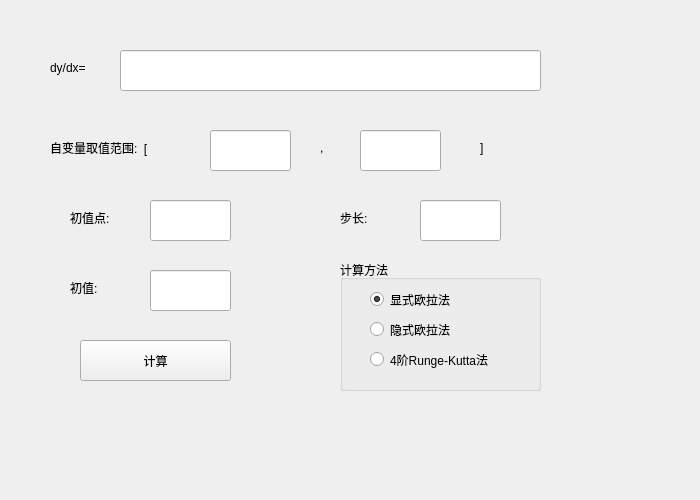
<?xml version="1.0" encoding="UTF-8"?>
<ui version="4.0">
 <class>E6t1</class>
 <widget class="QWidget" name="E6t1">
  <property name="geometry">
   <rect>
    <x>0</x>
    <y>0</y>
    <width>700</width>
    <height>500</height>
   </rect>
  </property>
  <property name="windowTitle">
   <string>Form</string>
  </property>
  <widget class="QLabel" name="label">
   <property name="geometry">
    <rect>
     <x>50</x>
     <y>60</y>
     <width>51</width>
     <height>16</height>
    </rect>
   </property>
   <property name="text">
    <string>dy/dx=</string>
   </property>
  </widget>
  <widget class="QLineEdit" name="lineEdit">
   <property name="geometry">
    <rect>
     <x>120</x>
     <y>50</y>
     <width>421</width>
     <height>41</height>
    </rect>
   </property>
  </widget>
  <widget class="QLabel" name="label_2">
   <property name="geometry">
    <rect>
     <x>50</x>
     <y>140</y>
     <width>141</width>
     <height>16</height>
    </rect>
   </property>
   <property name="text">
    <string>自变量取值范围:  [</string>
   </property>
  </widget>
  <widget class="QLineEdit" name="lineEdit_2">
   <property name="geometry">
    <rect>
     <x>210</x>
     <y>130</y>
     <width>81</width>
     <height>41</height>
    </rect>
   </property>
  </widget>
  <widget class="QLabel" name="label_3">
   <property name="geometry">
    <rect>
     <x>320</x>
     <y>140</y>
     <width>16</width>
     <height>16</height>
    </rect>
   </property>
   <property name="text">
    <string>,</string>
   </property>
  </widget>
  <widget class="QLineEdit" name="lineEdit_3">
   <property name="geometry">
    <rect>
     <x>360</x>
     <y>130</y>
     <width>81</width>
     <height>41</height>
    </rect>
   </property>
  </widget>
  <widget class="QLabel" name="label_4">
   <property name="geometry">
    <rect>
     <x>480</x>
     <y>140</y>
     <width>72</width>
     <height>15</height>
    </rect>
   </property>
   <property name="text">
    <string>]</string>
   </property>
  </widget>
  <widget class="QLabel" name="label_5">
   <property name="geometry">
    <rect>
     <x>70</x>
     <y>210</y>
     <width>61</width>
     <height>16</height>
    </rect>
   </property>
   <property name="text">
    <string>初值点:</string>
   </property>
  </widget>
  <widget class="QLineEdit" name="lineEdit_4">
   <property name="geometry">
    <rect>
     <x>150</x>
     <y>200</y>
     <width>81</width>
     <height>41</height>
    </rect>
   </property>
  </widget>
  <widget class="QLineEdit" name="lineEdit_5">
   <property name="geometry">
    <rect>
     <x>420</x>
     <y>200</y>
     <width>81</width>
     <height>41</height>
    </rect>
   </property>
  </widget>
  <widget class="QLabel" name="label_6">
   <property name="geometry">
    <rect>
     <x>340</x>
     <y>210</y>
     <width>61</width>
     <height>16</height>
    </rect>
   </property>
   <property name="text">
    <string>步长:</string>
   </property>
  </widget>
  <widget class="QLineEdit" name="lineEdit_6">
   <property name="geometry">
    <rect>
     <x>150</x>
     <y>270</y>
     <width>81</width>
     <height>41</height>
    </rect>
   </property>
  </widget>
  <widget class="QLabel" name="label_7">
   <property name="geometry">
    <rect>
     <x>70</x>
     <y>280</y>
     <width>61</width>
     <height>16</height>
    </rect>
   </property>
   <property name="text">
    <string>初值:</string>
   </property>
  </widget>
  <widget class="QPushButton" name="pushButton">
   <property name="geometry">
    <rect>
     <x>80</x>
     <y>340</y>
     <width>151</width>
     <height>41</height>
    </rect>
   </property>
   <property name="text">
    <string>计算</string>
   </property>
  </widget>
  <widget class="QGroupBox" name="groupBox">
   <property name="geometry">
    <rect>
     <x>340</x>
     <y>260</y>
     <width>201</width>
     <height>131</height>
    </rect>
   </property>
   <property name="title">
    <string>计算方法</string>
   </property>
   <widget class="QRadioButton" name="radioButton">
    <property name="geometry">
     <rect>
      <x>30</x>
      <y>30</y>
      <width>115</width>
      <height>19</height>
     </rect>
    </property>
    <property name="text">
     <string>显式欧拉法</string>
    </property>
    <property name="checked">
     <bool>true</bool>
    </property>
   </widget>
   <widget class="QRadioButton" name="radioButton_2">
    <property name="geometry">
     <rect>
      <x>30</x>
      <y>60</y>
      <width>115</width>
      <height>19</height>
     </rect>
    </property>
    <property name="text">
     <string>隐式欧拉法</string>
    </property>
   </widget>
   <widget class="QRadioButton" name="radioButton_3">
    <property name="geometry">
     <rect>
      <x>30</x>
      <y>90</y>
      <width>151</width>
      <height>19</height>
     </rect>
    </property>
    <property name="text">
     <string>4阶Runge-Kutta法</string>
    </property>
   </widget>
  </widget>
 </widget>
 <resources/>
 <connections/>
</ui>
